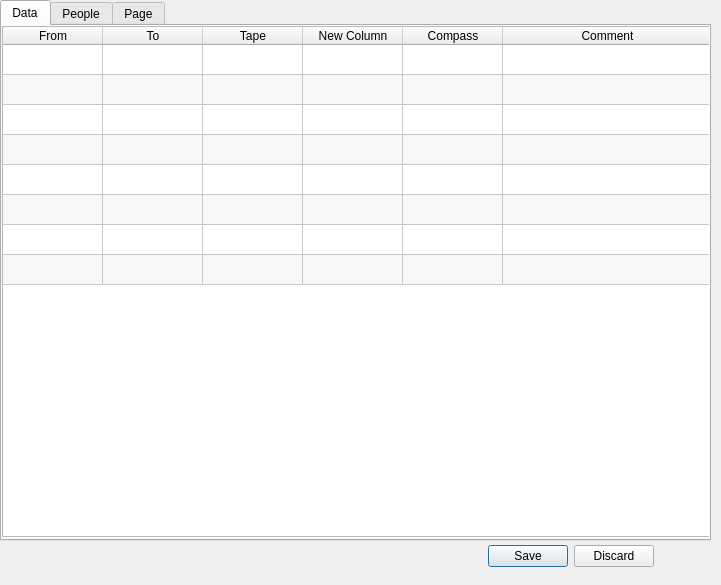
<?xml version="1.0" encoding="UTF-8"?>
<ui version="4.0">
 <class>CaveSurveyDialogBase</class>
 <widget class="QDialog" name="CaveSurveyDialogBase">
  <property name="geometry">
   <rect>
    <x>0</x>
    <y>0</y>
    <width>721</width>
    <height>585</height>
   </rect>
  </property>
  <property name="windowTitle">
   <string>Centreline Input</string>
  </property>
  <widget class="QDialogButtonBox" name="button_box">
   <property name="geometry">
    <rect>
     <x>430</x>
     <y>540</y>
     <width>281</width>
     <height>32</height>
    </rect>
   </property>
   <property name="orientation">
    <enum>Qt::Horizontal</enum>
   </property>
   <property name="standardButtons">
    <set>QDialogButtonBox::Discard|QDialogButtonBox::Save</set>
   </property>
   <property name="centerButtons">
    <bool>true</bool>
   </property>
  </widget>
  <widget class="QTabWidget" name="tabWidget">
   <property name="geometry">
    <rect>
     <x>0</x>
     <y>0</y>
     <width>711</width>
     <height>541</height>
    </rect>
   </property>
   <property name="tabShape">
    <enum>QTabWidget::Rounded</enum>
   </property>
   <property name="currentIndex">
    <number>0</number>
   </property>
   <property name="documentMode">
    <bool>false</bool>
   </property>
   <widget class="QWidget" name="data_tab">
    <attribute name="title">
     <string>Data</string>
    </attribute>
    <widget class="QTableWidget" name="tableWidget">
     <property name="geometry">
      <rect>
       <x>0</x>
       <y>0</y>
       <width>711</width>
       <height>511</height>
      </rect>
     </property>
     <property name="sizePolicy">
      <sizepolicy hsizetype="Expanding" vsizetype="Expanding">
       <horstretch>0</horstretch>
       <verstretch>0</verstretch>
      </sizepolicy>
     </property>
     <property name="autoFillBackground">
      <bool>false</bool>
     </property>
     <property name="frameShape">
      <enum>QFrame::StyledPanel</enum>
     </property>
     <property name="frameShadow">
      <enum>QFrame::Sunken</enum>
     </property>
     <property name="dragDropMode">
      <enum>QAbstractItemView::NoDragDrop</enum>
     </property>
     <property name="alternatingRowColors">
      <bool>true</bool>
     </property>
     <property name="rowCount">
      <number>8</number>
     </property>
     <attribute name="horizontalHeaderCascadingSectionResizes">
      <bool>true</bool>
     </attribute>
     <attribute name="horizontalHeaderHighlightSections">
      <bool>true</bool>
     </attribute>
     <attribute name="horizontalHeaderMinimumSectionSize">
      <number>30</number>
     </attribute>
     <attribute name="horizontalHeaderStretchLastSection">
      <bool>true</bool>
     </attribute>
     <attribute name="verticalHeaderVisible">
      <bool>false</bool>
     </attribute>
     <attribute name="verticalHeaderMinimumSectionSize">
      <number>1</number>
     </attribute>
     <attribute name="verticalHeaderStretchLastSection">
      <bool>false</bool>
     </attribute>
     <row/>
     <row/>
     <row/>
     <row/>
     <row/>
     <row/>
     <row/>
     <row/>
     <column>
      <property name="text">
       <string>From</string>
      </property>
     </column>
     <column>
      <property name="text">
       <string>To</string>
      </property>
     </column>
     <column>
      <property name="text">
       <string>Tape</string>
      </property>
     </column>
     <column>
      <property name="text">
       <string>New Column</string>
      </property>
     </column>
     <column>
      <property name="text">
       <string>Compass</string>
      </property>
     </column>
     <column>
      <property name="text">
       <string>Comment</string>
      </property>
     </column>
    </widget>
   </widget>
   <widget class="QWidget" name="tab_2">
    <attribute name="title">
     <string>People</string>
    </attribute>
   </widget>
   <widget class="QWidget" name="tab">
    <attribute name="title">
     <string>Page</string>
    </attribute>
   </widget>
  </widget>
 </widget>
 <resources/>
 <connections>
  <connection>
   <sender>button_box</sender>
   <signal>accepted()</signal>
   <receiver>CaveSurveyDialogBase</receiver>
   <slot>accept()</slot>
   <hints>
    <hint type="sourcelabel">
     <x>20</x>
     <y>20</y>
    </hint>
    <hint type="destinationlabel">
     <x>20</x>
     <y>20</y>
    </hint>
   </hints>
  </connection>
  <connection>
   <sender>button_box</sender>
   <signal>rejected()</signal>
   <receiver>CaveSurveyDialogBase</receiver>
   <slot>reject()</slot>
   <hints>
    <hint type="sourcelabel">
     <x>20</x>
     <y>20</y>
    </hint>
    <hint type="destinationlabel">
     <x>20</x>
     <y>20</y>
    </hint>
   </hints>
  </connection>
 </connections>
</ui>
